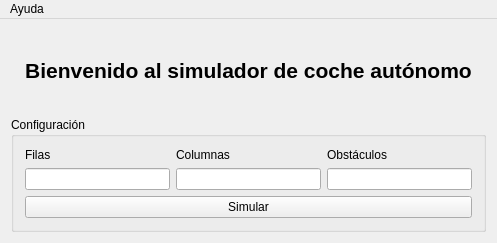
<?xml version="1.0" encoding="UTF-8"?>
<ui version="4.0">
 <class>MainWindow</class>
 <widget class="QMainWindow" name="MainWindow">
  <property name="enabled">
   <bool>true</bool>
  </property>
  <property name="geometry">
   <rect>
    <x>0</x>
    <y>0</y>
    <width>497</width>
    <height>243</height>
   </rect>
  </property>
  <property name="windowTitle">
   <string>Simulador</string>
  </property>
  <property name="windowOpacity">
   <double>1.000000000000000</double>
  </property>
  <property name="tabShape">
   <enum>QTabWidget::Rounded</enum>
  </property>
  <widget class="QWidget" name="centralWidget">
   <layout class="QVBoxLayout" name="verticalLayout_2">
    <item>
     <layout class="QGridLayout" name="gridLayout">
      <item row="0" column="0">
       <widget class="QWidget" name="widget_2" native="true">
        <layout class="QVBoxLayout" name="verticalLayout">
         <item>
          <widget class="QLabel" name="label">
           <property name="maximumSize">
            <size>
             <width>491</width>
             <height>151</height>
            </size>
           </property>
           <property name="text">
            <string>&lt;html&gt;&lt;head/&gt;&lt;body&gt;&lt;p align=&quot;center&quot;&gt;&lt;span style=&quot; font-size:16pt; font-weight:600;&quot;&gt;Bienvenido al simulador de coche autónomo&lt;/span&gt;&lt;/p&gt;&lt;/body&gt;&lt;/html&gt;</string>
           </property>
          </widget>
         </item>
        </layout>
       </widget>
      </item>
      <item row="1" column="0">
       <widget class="QGroupBox" name="groupBox">
        <property name="title">
         <string>Configuración</string>
        </property>
        <layout class="QGridLayout" name="gridLayout_3">
         <item row="0" column="0">
          <layout class="QGridLayout" name="gridLayout_2">
           <item row="1" column="0">
            <layout class="QVBoxLayout" name="verticalLayout_6">
             <item>
              <layout class="QHBoxLayout" name="horizontalLayout">
               <item>
                <layout class="QVBoxLayout" name="verticalLayout_3">
                 <item>
                  <widget class="QLineEdit" name="inputfilas"/>
                 </item>
                </layout>
               </item>
               <item>
                <layout class="QVBoxLayout" name="verticalLayout_4">
                 <item>
                  <widget class="QLineEdit" name="inputcol"/>
                 </item>
                </layout>
               </item>
               <item>
                <layout class="QVBoxLayout" name="verticalLayout_5">
                 <item>
                  <widget class="QLineEdit" name="inputobs"/>
                 </item>
                </layout>
               </item>
              </layout>
             </item>
             <item>
              <widget class="QPushButton" name="simular">
               <property name="text">
                <string>Simular</string>
               </property>
              </widget>
             </item>
            </layout>
           </item>
           <item row="0" column="0">
            <layout class="QHBoxLayout" name="horizontalLayout_2">
             <item>
              <widget class="QLabel" name="filas">
               <property name="text">
                <string>Filas</string>
               </property>
              </widget>
             </item>
             <item>
              <widget class="QLabel" name="columnas">
               <property name="text">
                <string>Columnas</string>
               </property>
              </widget>
             </item>
             <item>
              <widget class="QLabel" name="obstaculos">
               <property name="text">
                <string>Obstáculos</string>
               </property>
              </widget>
             </item>
            </layout>
           </item>
          </layout>
         </item>
        </layout>
       </widget>
      </item>
     </layout>
    </item>
   </layout>
  </widget>
  <widget class="QMenuBar" name="menuBar">
   <property name="geometry">
    <rect>
     <x>0</x>
     <y>0</y>
     <width>497</width>
     <height>21</height>
    </rect>
   </property>
   <widget class="QMenu" name="menuHola">
    <property name="title">
     <string>Ayuda</string>
    </property>
    <addaction name="actionAyuda"/>
   </widget>
   <addaction name="menuHola"/>
  </widget>
  <action name="actionAyuda">
   <property name="text">
    <string>A cerca de</string>
   </property>
  </action>
 </widget>
 <layoutdefault spacing="6" margin="11"/>
 <resources/>
 <connections>
  <connection>
   <sender>inputcol</sender>
   <signal>returnPressed()</signal>
   <receiver>simular</receiver>
   <slot>click()</slot>
   <hints>
    <hint type="sourcelabel">
     <x>320</x>
     <y>189</y>
    </hint>
    <hint type="destinationlabel">
     <x>293</x>
     <y>220</y>
    </hint>
   </hints>
  </connection>
  <connection>
   <sender>inputfilas</sender>
   <signal>returnPressed()</signal>
   <receiver>simular</receiver>
   <slot>click()</slot>
   <hints>
    <hint type="sourcelabel">
     <x>107</x>
     <y>185</y>
    </hint>
    <hint type="destinationlabel">
     <x>105</x>
     <y>212</y>
    </hint>
   </hints>
  </connection>
  <connection>
   <sender>inputobs</sender>
   <signal>returnPressed()</signal>
   <receiver>simular</receiver>
   <slot>click()</slot>
   <hints>
    <hint type="sourcelabel">
     <x>427</x>
     <y>184</y>
    </hint>
    <hint type="destinationlabel">
     <x>429</x>
     <y>207</y>
    </hint>
   </hints>
  </connection>
 </connections>
</ui>
